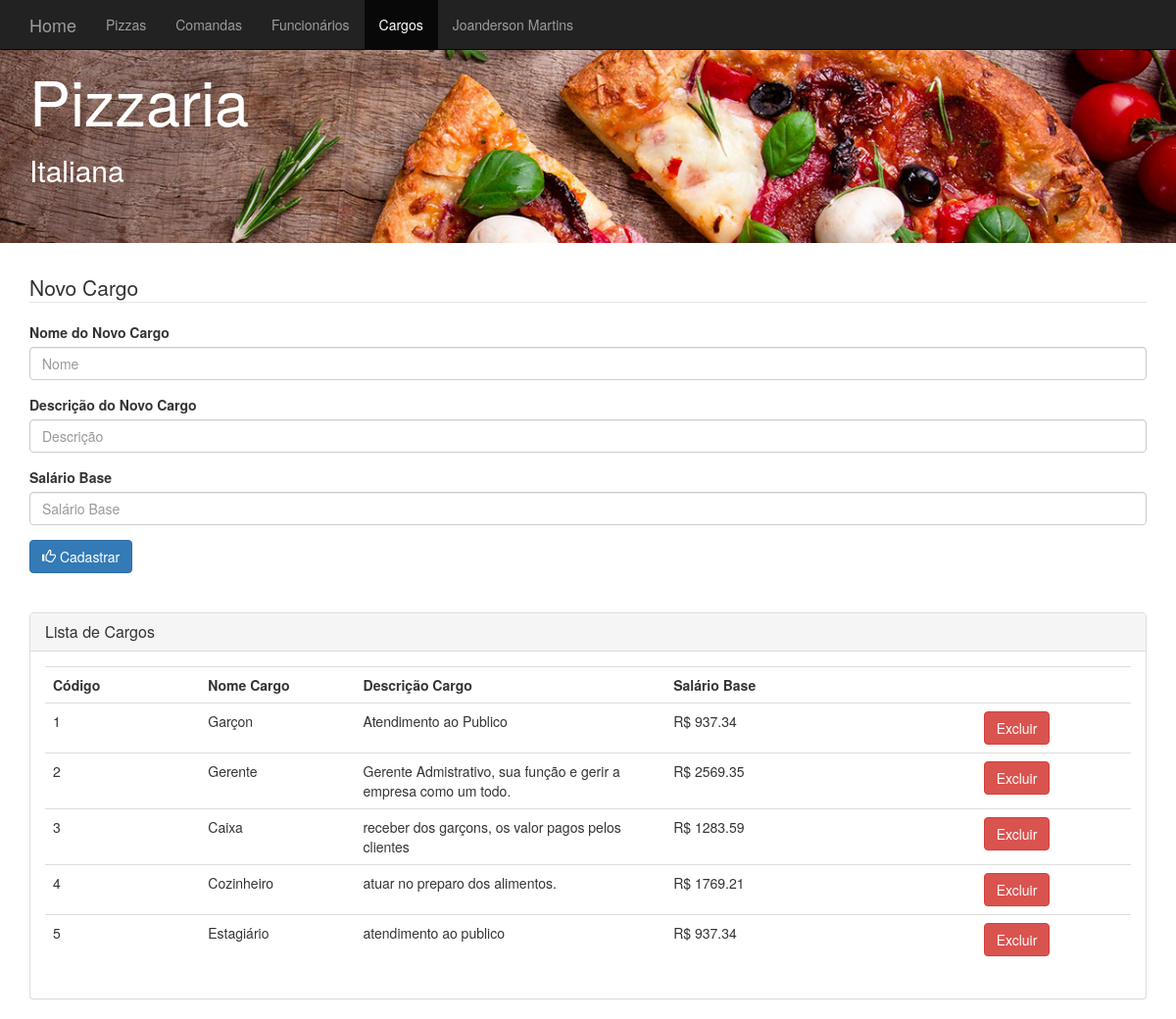
The page /view/view_cargo.php on the database its author committed.
### tables this page shows
CREATE TABLE `cargo` (
  `codigo` int(11) NOT NULL,
  `nome` varchar(45) DEFAULT NULL,
  `descricao` varchar(100) NOT NULL,
  `salariobase` float NOT NULL
);

### model/class_cargo.php (called while the page is built, shortened)
<?php
   class Cargo{
   		private $codigo;
		private $nome;
		private $descricao;
		private $salarioBase;
		public function __construct($codigo=0, $nome="", $descricao="", $salarioBase=0){
			$this->codigo = $codigo;
			$this->nome = $nome;
			$this->descricao = $descricao;
			$this->salarioBase = $salarioBase;
		}
		public function getCodigo(){
			return $this->codigo;
		}
		public function getNome(){
			return $this->nome;
		}
		public function getDescricao(){
			return $this->descricao;
		}
		public function getSalarioBase(){
			return $this->salarioBase;
		}
   }
?>

### persistence/dao_cargo.php (called while the page is built, shortened)
<?php
    require_once 'conexao.php';
	require_once '../model/class_cargo.php';
	class DAOCargo{
		private $conexao;
		public function __construct(){
			$this->conexao = new Conexao();
		}
		public function listarCargos(){
			$lista = $this->conexao->executarQuery("SELECT * FROM cargo");
			$arrayCargos = array();
			while ($linha = mysqli_fetch_array($lista)) {
				$cargo = new Cargo($linha['codigo'],$linha['nome'],$linha['descricao'],$linha['salariobase']);
				array_push($arrayCargos,$cargo);
			}
			return $arrayCargos;
		}
	}
?>

### persistence/conexao.php (called while the page is built)
<?php
    class Conexao{
    	private $host;
		private $usuario;
		private $senha;
		private $banco;
		private $conexao;
		 function __construct(){
			$this->host = "localhost";
			$this->usuario = "root";
			$this->senha = "";
			$this->banco = "pizzaria";
		}
		public function conectar(){
			$this->conexao = mysqli_connect($this->host, $this->usuario, $this->senha, $this->banco);
			if(mysqli_connect_errno($this->conexao)){
				return false;
			}else{
				mysqli_query($this->conexao, "SET NAMES 'utf8';");
				return true;
			}
		}
		public function executarQuery($sql){
			return mysqli_query($this->conexao, $sql);
		}
    }
?>

### view/view_cargo.php (the view, shortened to what this page needs)
<?php
	require_once '../persistence//dao_cargo.php';
	$daoCargo = new DAOCargo();
	$listaCargos = $daoCargo->listarCargos();
?>
<!DOCTYPE html>
<html lang="pt-br">
  <head>
    <link href="bootstrap/css/bootstrap.css" rel="stylesheet">
  </head>
  <body>
 	<nav class="navbar navbar-fixed-top navbar-inverse">
      <div class="container">
        <div class="navbar-header">
          	<a class="navbar-brand" href="index.php">Home</a>
        </div>
        <div id="navbar" class="navbar-collapse collapse" aria-expanded="false" style="height: 1px;">
          <ul class="nav navbar-nav">
            <li><a href="view_pizza.php">Pizzas</a></li>
            <li><a href="view_comanda.php">Comandas</a></li>
            <li><a href="view_funcionario.php">Funcionários</a></li>
            <li class="active"> <a href="view_cargo.php">Cargos</a></li>
            <li><a href="view_joandersonMartins.php">Joanderson Martins</a></li>
          </ul>
        </div>
      </div>
    </nav>
<div class="jumbotron" style="background-image:url('pizzaBanner.jpg'); color: #FFFFFF; background-size: 100%;">
  	<div class="container">
		<h1>Pizzaria</h1>
		<h2>Italiana</h2>
	</div>
</div>
<div class="container">
	<form action="../controller/incluir_cargo.php" method="post">
		<fieldset>
	  		<legend>Novo Cargo</legend>
	  		<label>Nome do Novo Cargo</label>
            <div class="form-group">
	    			<input type="text" class="form-control" id="nome" name="nome" placeholder="Nome">
	  		</div>
	  		<label>Descrição do Novo Cargo</label>
            <div class="form-group">
	    			<input type="text" class="form-control" id="descricao" name="descricao" placeholder="Descrição">
	  		</div>
	  		<label>Salário Base</label>
            <div class="form-group">
	    			<input type="number" min="0" step="any" class="form-control" id="salarioBase" name="salarioBase" placeholder="Salário Base">
	  		</div>
	  		<button type="submit" class="btn btn-primary">
	  				<span class="glyphicon glyphicon-thumbs-up"></span>
	  				Cadastrar
			</button>
		</fieldset>
	</form>
</div>
<div class="container">
 	<br /> <br />
</div>
<div class="container">
  <div class="panel panel-default">
  		<div class="panel-heading">
    		<h2 class="panel-title">Lista de Cargos</h2>
 	 	</div>
		<div class="panel-body">
  			<table class="table table-hover">
  				<tr>
  						<th>Código</th>
  						<th>Nome Cargo</th>
  						<th>Descrição Cargo</th>
  						<th>Salário Base</th>
  						<th></th>
  				</tr>
  				<?php
  					while ($objetoCargo = array_shift($listaCargos)) {
  				?>
    				<tr>
    					<td class="col-md-1"><?php echo $objetoCargo->getCodigo(); ?></td>
    					<td class="col-md-1"><?php echo $objetoCargo->getNome(); ?></td>
    					<td class="col-md-2"><?php echo $objetoCargo->getDescricao(); ?></td>
    					<td class="col-md-2"><?php echo "R$ ".$objetoCargo->getSalarioBase(); ?></td>
    					<td class="col-md-1">
    						<a class="btn btn-danger" href="../controller/excluir_cargo.php?codigo=<?= $objetoCargo->getCodigo(); ?>" role="button">Excluir</a>
    					</td>
    				</tr>
    			<?php
					}
    			?>
    			</table>
 		</div>
	</div>
</div>
    </body>
</html>

### rows shown on the page
cargo: codigo "1", nome "Garçon", descricao "Atendimento ao Publico", salariobase "937.34"
cargo: codigo "2", nome "Gerente", descricao "Gerente Admistrativo, sua função e gerir a empresa como um todo.", salariobase "2569.35"
cargo: codigo "3", nome "Caixa", descricao "receber dos garçons, os valor pagos pelos clientes", salariobase "1283.59"
cargo: codigo "4", nome "Cozinheiro", descricao "atuar no preparo dos alimentos.", salariobase "1769.21"
cargo: codigo "5", nome "Estagiário", descricao "atendimento ao publico", salariobase "937.34"
